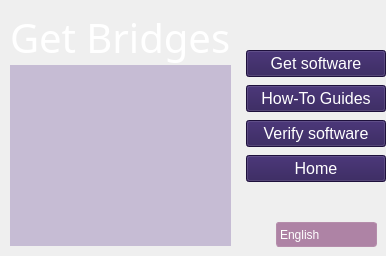
     <widget class="QWidget" name="BridgesPage">
      <layout class="QGridLayout" name="gridLayout_4" columnstretch="1,0">
       <property name="horizontalSpacing">
        <number>5</number>
       </property>
       <property name="verticalSpacing">
        <number>0</number>
       </property>
       <property name="margin">
        <number>0</number>
       </property>
       <item row="0" column="0">
        <layout class="QVBoxLayout" name="verticalLayout_12">
         <property name="leftMargin">
          <number>10</number>
         </property>
         <property name="topMargin">
          <number>10</number>
         </property>
         <property name="bottomMargin">
          <number>10</number>
         </property>
         <item>
          <widget class="QLabel" name="get_bridges_label">
           <property name="font">
            <font>
             <family>Segoe UI Semibold</family>
             <pointsize>30</pointsize>
             <weight>50</weight>
             <bold>false</bold>
            </font>
           </property>
           <property name="styleSheet">
            <string notr="true">color:white;</string>
           </property>
           <property name="text">
            <string>Get Bridges</string>
           </property>
          </widget>
         </item>
         <item>
          <widget class="QScrollArea" name="bridges_scrollarea">
           <property name="autoFillBackground">
            <bool>false</bool>
           </property>
           <property name="styleSheet">
            <string notr="true">background-color:rgba(142, 116, 173, 60);</string>
           </property>
           <property name="frameShape">
            <enum>QFrame::NoFrame</enum>
           </property>
           <property name="widgetResizable">
            <bool>true</bool>
           </property>
           <widget class="QWidget" name="bridges_scrollarea_widget_contents">
            <property name="geometry">
             <rect>
              <x>0</x>
              <y>0</y>
              <width>469</width>
              <height>425</height>
             </rect>
            </property>
           </widget>
          </widget>
         </item>
        </layout>
       </item>
       <item row="0" column="1">
        <layout class="QVBoxLayout" name="verticalLayout_20" stretch="0,0,0,0">
         <property name="sizeConstraint">
          <enum>QLayout::SetMinimumSize</enum>
         </property>
         <property name="leftMargin">
          <number>0</number>
         </property>
         <property name="topMargin">
          <number>10</number>
         </property>
         <property name="rightMargin">
          <number>0</number>
         </property>
         <property name="bottomMargin">
          <number>0</number>
         </property>
         <item>
          <spacer name="verticalSpacer_15">
           <property name="orientation">
            <enum>Qt::Vertical</enum>
           </property>
           <property name="sizeHint" stdset="0">
            <size>
             <width>20</width>
             <height>40</height>
            </size>
           </property>
          </spacer>
         </item>
         <item>
          <layout class="QHBoxLayout" name="horizontalLayout_23">
           <property name="sizeConstraint">
            <enum>QLayout::SetDefaultConstraint</enum>
           </property>
           <item>
            <spacer name="horizontalSpacer_21">
             <property name="orientation">
              <enum>Qt::Horizontal</enum>
             </property>
             <property name="sizeType">
              <enum>QSizePolicy::Minimum</enum>
             </property>
             <property name="sizeHint" stdset="0">
              <size>
               <width>10</width>
               <height>15</height>
              </size>
             </property>
            </spacer>
           </item>
           <item>
            <layout class="QVBoxLayout" name="verticalLayout_21">
             <property name="spacing">
              <number>8</number>
             </property>
             <property name="sizeConstraint">
              <enum>QLayout::SetDefaultConstraint</enum>
             </property>
             <item>
              <widget class="QPushButton" name="software_right_menu_button_3">
               <property name="sizePolicy">
                <sizepolicy hsizetype="Preferred" vsizetype="Fixed">
                 <horstretch>0</horstretch>
                 <verstretch>0</verstretch>
                </sizepolicy>
               </property>
               <property name="font">
                <font>
                 <family>Segoe UI</family>
                 <pointsize>12</pointsize>
                </font>
               </property>
               <property name="styleSheet">
                <string notr="true">background-color: #2a1754;
color: white;</string>
               </property>
               <property name="text">
                <string>Get software</string>
               </property>
               <property name="flat">
                <bool>false</bool>
               </property>
              </widget>
             </item>
             <item>
              <widget class="QPushButton" name="guides_right_menu_button_2">
               <property name="sizePolicy">
                <sizepolicy hsizetype="Preferred" vsizetype="Fixed">
                 <horstretch>0</horstretch>
                 <verstretch>0</verstretch>
                </sizepolicy>
               </property>
               <property name="font">
                <font>
                 <family>Segoe UI</family>
                 <pointsize>12</pointsize>
                </font>
               </property>
               <property name="styleSheet">
                <string notr="true">background-color: #2a1754;
color: white;</string>
               </property>
               <property name="text">
                <string>How-To Guides</string>
               </property>
               <property name="flat">
                <bool>false</bool>
               </property>
              </widget>
             </item>
             <item>
              <widget class="QPushButton" name="verify_right_menu_button_3">
               <property name="sizePolicy">
                <sizepolicy hsizetype="Preferred" vsizetype="Fixed">
                 <horstretch>0</horstretch>
                 <verstretch>0</verstretch>
                </sizepolicy>
               </property>
               <property name="font">
                <font>
                 <family>Segoe UI</family>
                 <pointsize>12</pointsize>
                </font>
               </property>
               <property name="styleSheet">
                <string notr="true">background-color: #2a1754;
color: white;</string>
               </property>
               <property name="text">
                <string>Verify software</string>
               </property>
               <property name="flat">
                <bool>false</bool>
               </property>
              </widget>
             </item>
             <item>
              <widget class="QPushButton" name="home_right_menu_button_4">
               <property name="sizePolicy">
                <sizepolicy hsizetype="Preferred" vsizetype="Fixed">
                 <horstretch>0</horstretch>
                 <verstretch>0</verstretch>
                </sizepolicy>
               </property>
               <property name="font">
                <font>
                 <family>Segoe UI</family>
                 <pointsize>12</pointsize>
                </font>
               </property>
               <property name="styleSheet">
                <string notr="true">background-color: #2a1754;
color: white;</string>
               </property>
               <property name="text">
                <string>Home</string>
               </property>
               <property name="flat">
                <bool>false</bool>
               </property>
              </widget>
             </item>
            </layout>
           </item>
          </layout>
         </item>
         <item>
          <spacer name="verticalSpacer_16">
           <property name="orientation">
            <enum>Qt::Vertical</enum>
           </property>
           <property name="sizeHint" stdset="0">
            <size>
             <width>20</width>
             <height>40</height>
            </size>
           </property>
          </spacer>
         </item>
         <item>
          <layout class="QHBoxLayout" name="horizontalLayout_24">
           <property name="rightMargin">
            <number>9</number>
           </property>
           <property name="bottomMargin">
            <number>9</number>
           </property>
           <item>
            <spacer name="horizontalSpacer_22">
             <property name="orientation">
              <enum>Qt::Horizontal</enum>
             </property>
             <property name="sizeHint" stdset="0">
              <size>
               <width>40</width>
               <height>20</height>
              </size>
             </property>
            </spacer>
           </item>
           <item>
            <widget class="QComboBox" name="language_switch_4">
             <property name="sizePolicy">
              <sizepolicy hsizetype="Fixed" vsizetype="Fixed">
               <horstretch>0</horstretch>
               <verstretch>0</verstretch>
              </sizepolicy>
             </property>
             <property name="minimumSize">
              <size>
               <width>101</width>
               <height>25</height>
              </size>
             </property>
             <property name="maximumSize">
              <size>
               <width>90</width>
               <height>30</height>
              </size>
             </property>
             <property name="styleSheet">
              <string notr="true">QComboBox  {
    border: 1px solid #b58dab;
    border-radius: 3px;
    padding: 1px 18px 1px 3px;
    min-width: 6em;
	background-color: #ae83a5;
	color: white;
	font: 8pt &quot;Segoe UI&quot;;
}
 
QComboBox:editable  {
    background: white;
}
 
QComboBox:!editable, QComboBox::drop-down:editable  {

}
 
/* QComboBox gets the &quot;on&quot; state when the popup is open */
QComboBox:!editable:on, QComboBox::drop-down:editable:on  {

}
 
QComboBox:on  { /* shift the text when the popup opens */

}
 
QComboBox::drop-down  {
    subcontrol-origin: padding;
    subcontrol-position: top right;
	padding-right: 10px;
    width: 12px;
    border-top-right-radius: 3px; /* same radius as the QComboBox */
    border-bottom-right-radius: 3px;
}
 
QComboBox::down-arrow  {
    image: url(:/icons/dropdown.png);
}
 
QComboBox::down-arrow:on  { /* shift the arrow when popup is open */
    top: 1px;
}</string>
             </property>
             <property name="locale">
              <locale language="English" country="UnitedStates"/>
             </property>
             <property name="insertPolicy">
              <enum>QComboBox::NoInsert</enum>
             </property>
             <property name="frame">
              <bool>true</bool>
             </property>
             <item>
              <property name="text">
               <string>English</string>
              </property>
             </item>
             <item>
              <property name="text">
               <string>Русский</string>
              </property>
             </item>
            </widget>
           </item>
          </layout>
         </item>
        </layout>
       </item>
      </layout>
     </widget>
